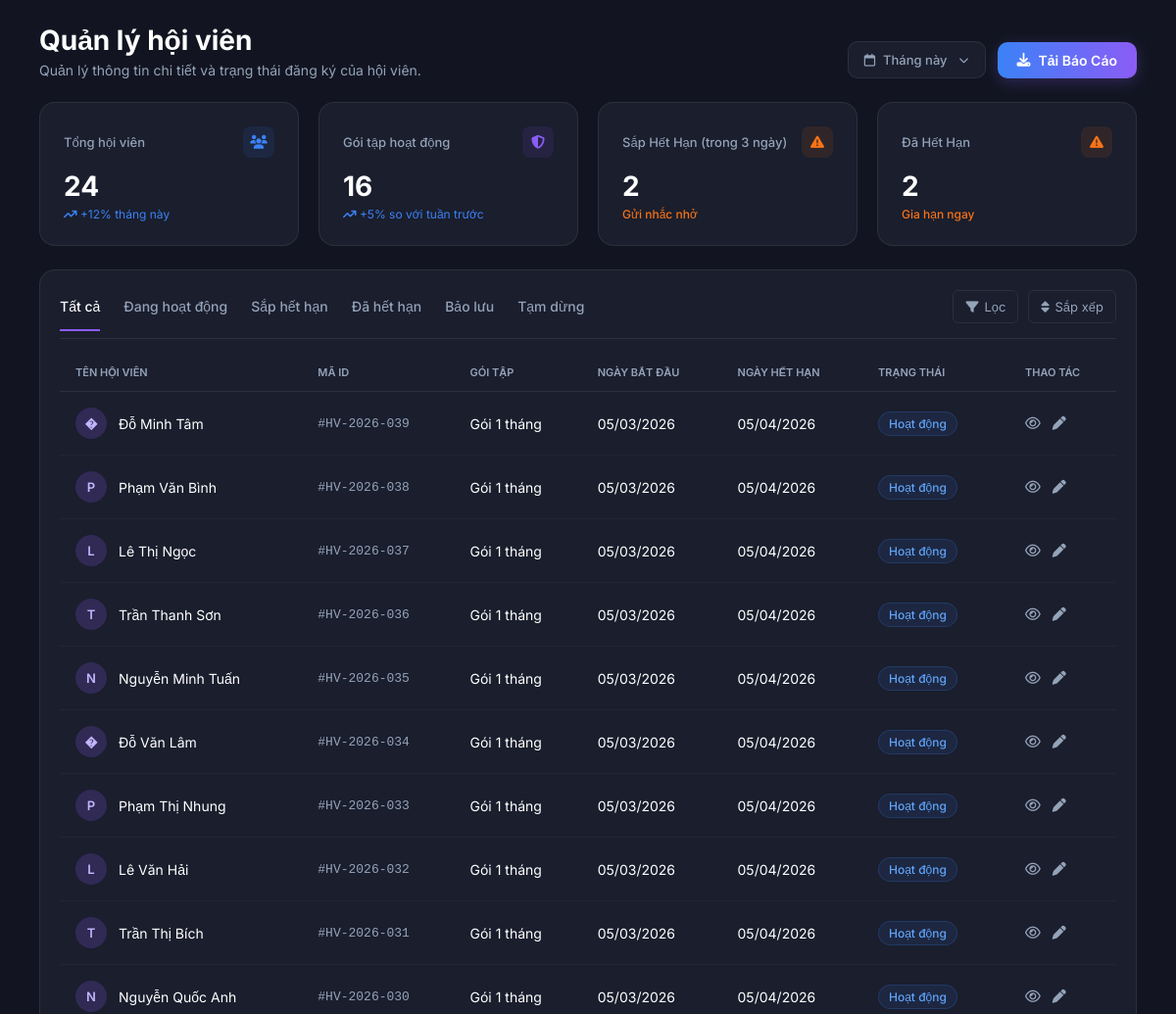
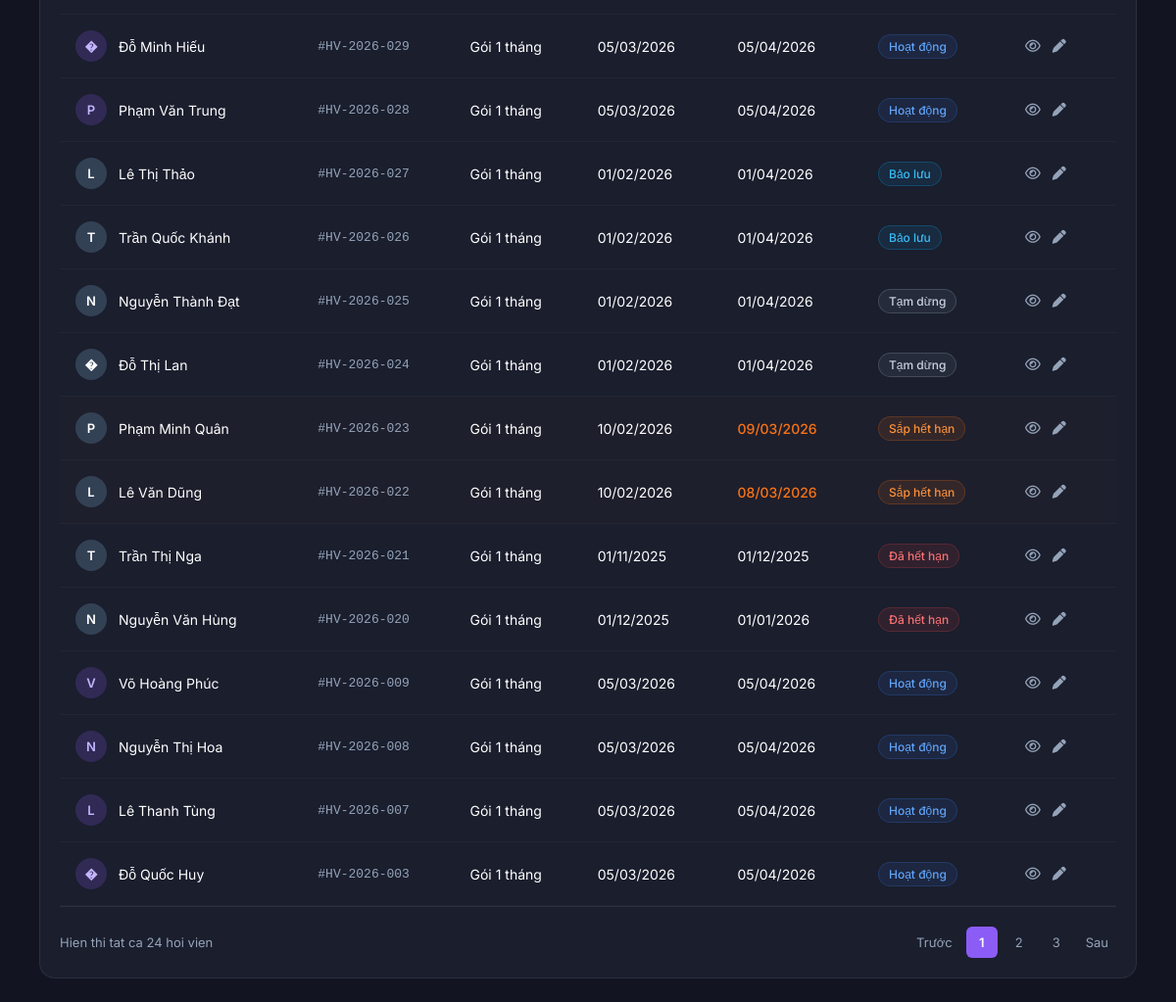
The app's page /Admin/HoiVien.php (signed in) with its own data (2 pictures, top to bottom).
### tables this page shows
CREATE TABLE `hoi_vien` (
  `id` int(11) NOT NULL,
  `ho_ten` varchar(100) NOT NULL,
  `sdt` varchar(15) DEFAULT NULL,
  `email` varchar(100) DEFAULT NULL,
  `ngay_sinh` date DEFAULT NULL,
  `gioi_tinh` varchar(10) DEFAULT NULL,
  `ngay_dang_ky` date DEFAULT curdate(),
  `trang_thai` enum('active','expired') DEFAULT 'active',
  `chu_gym_id` int(11) NOT NULL
);

### Admin/HoiVien.php (the view, shortened to what the rows shown need)
<?php require_once __DIR__ . '/../actions/xuly_HoiVien.php'; ?>
<!DOCTYPE html>
<html lang="vi">
<head>
    <link rel="stylesheet" href="https://cdnjs.cloudflare.com/ajax/libs/font-awesome/6.4.0/css/all.min.css">
</head>
<body>
    <main class="main-content">
        <div class="page-content">
            <div class="page-header">
                <div class="page-title">
                    <h1>Quản lý hội viên</h1>
                </div>
            </div>
            <div class="table-panel">
                <div class="table-wrapper">
                    <table>
                        <thead>
                            <tr>
                                <th>Tên hội viên</th>
                                <th>Mã ID</th>
                                <th>Gói tập</th>
                                <th>Ngày bắt đầu</th>
                                <th>Ngày hết hạn</th>
                                <th>Trạng thái</th>
                                <th>Thao tác</th>
                            </tr>
                        </thead>
                        <tbody>
                            <?php if (!empty($hoiVienRows)): ?>
                                <?php foreach ($hoiVienRows as $member): ?>
                                    <?php
                                        $statusKey = $member['normalized_status'] ?? 'active';
                                        $statusMeta = $statusDisplayMap[$statusKey] ?? ['label' => 'Khong xac dinh', 'badgeClass' => 'paused', 'warningRow' => false];
                                        $memberName = trim((string) ($member['ho_ten'] ?? ''));
                                        $avatarChar = strtoupper(substr($memberName, 0, 1));
                                        $rowClass = !empty($statusMeta['warningRow']) ? 'row-warning' : '';
                                    ?>
                                    <tr
                                        class="<?php echo $rowClass; ?> member-row"
                                        data-member-id="<?php echo (int) ($member['id'] ?? 0); ?>"
                                        data-status="<?php echo htmlspecialchars($statusKey, ENT_QUOTES, 'UTF-8'); ?>"
                                        data-ho-ten="<?php echo htmlspecialchars($memberName !== '' ? $memberName : 'Chua cap nhat', ENT_QUOTES, 'UTF-8'); ?>"
                                        data-ma-id="<?php echo htmlspecialchars((string) ($member['ma_id'] ?? '--'), ENT_QUOTES, 'UTF-8'); ?>"
                                        data-sdt="<?php echo htmlspecialchars((string) ($member['sdt'] ?? '--'), ENT_QUOTES, 'UTF-8'); ?>"
                                        data-email="<?php echo htmlspecialchars((string) (!empty($member['email']) ? $member['email'] : '--'), ENT_QUOTES, 'UTF-8'); ?>"
                                        data-ngay-sinh="<?php echo htmlspecialchars((string) ($member['ngay_sinh_fmt'] ?? '--/--/----'), ENT_QUOTES, 'UTF-8'); ?>"
                                        data-gioi-tinh="<?php echo htmlspecialchars((string) (!empty($member['gioi_tinh']) ? $member['gioi_tinh'] : '--'), ENT_QUOTES, 'UTF-8'); ?>"
                                        data-goi-tap="<?php echo htmlspecialchars((string) ($member['ten_goi'] ?? 'Chua co goi'), ENT_QUOTES, 'UTF-8'); ?>"
                                        data-ngay-bat-dau="<?php echo htmlspecialchars((string) ($member['ngay_bat_dau_fmt'] ?? '--/--/----'), ENT_QUOTES, 'UTF-8'); ?>"
                                        data-ngay-het-han="<?php echo htmlspecialchars((string) ($member['ngay_het_han_fmt'] ?? '--/--/----'), ENT_QUOTES, 'UTF-8'); ?>"
                                        data-trang-thai-label="<?php echo htmlspecialchars((string) $statusMeta['label'], ENT_QUOTES, 'UTF-8'); ?>"
                                        data-face-registered="<?php echo !empty($member['da_dang_ky_khuon_mat']) ? '1' : '0'; ?>"
                                    >
                                        <td>
                                            <div class="user-col">
                                                <div class="avatar <?php echo $statusKey === 'active' ? 'purple' : ''; ?>"><?php echo htmlspecialchars($avatarChar !== '' ? $avatarChar : '?', ENT_QUOTES, 'UTF-8'); ?></div>
                                                <span><?php echo htmlspecialchars($memberName !== '' ? $memberName : 'Chua cap nhat', ENT_QUOTES, 'UTF-8'); ?></span>
                                            </div>
                                        </td>
                                        <td class="code-col"><?php echo htmlspecialchars((string) ($member['ma_id'] ?? '--'), ENT_QUOTES, 'UTF-8'); ?></td>
                                        <td><?php echo htmlspecialchars((string) ($member['ten_goi'] ?? 'Chua co goi'), ENT_QUOTES, 'UTF-8'); ?></td>
                                        <td><?php echo htmlspecialchars((string) ($member['ngay_bat_dau_fmt'] ?? '--/--/----'), ENT_QUOTES, 'UTF-8'); ?></td>
                                        <td class="<?php echo $rowClass !== '' ? 'date-col' : ''; ?>"><?php echo htmlspecialchars((string) ($member['ngay_het_han_fmt'] ?? '--/--/----'), ENT_QUOTES, 'UTF-8'); ?></td>
                                        <td><span class="badge <?php echo htmlspecialchars((string) $statusMeta['badgeClass'], ENT_QUOTES, 'UTF-8'); ?>"><?php echo htmlspecialchars((string) $statusMeta['label'], ENT_QUOTES, 'UTF-8'); ?></span></td>
                                        <td>
                                            <div class="action-btns">
                                                <i class="fa-regular fa-eye js-open-member-detail" title="Xem chi tiết"></i>
                                                <i class="fa-solid fa-pen js-open-member-detail" title="Xem/Cập nhật"></i>
                                            </div>
                                        </td>
                                    </tr>
                                <?php endforeach; ?>
                            <?php endif; ?>
                        </tbody>
                    </table>
                </div>
            </div>
        </div>
    </main>
</body>
</html>

### records on screen
hoi_vien: ho_ten "�", ho_ten "Đỗ Minh Tâm", ma_id "#HV-2026-039", ten_goi "Gói 1 tháng", ngay_bat_dau_fmt "05/03/2026", ngay_het_han_fmt "05/04/2026", label "Hoạt động"
hoi_vien: ho_ten "P", ho_ten "Phạm Văn Bình", ma_id "#HV-2026-038", ten_goi "Gói 1 tháng", ngay_bat_dau_fmt "05/03/2026", ngay_het_han_fmt "05/04/2026", label "Hoạt động"
hoi_vien: ho_ten "L", ho_ten "Lê Thị Ngọc", ma_id "#HV-2026-037", ten_goi "Gói 1 tháng", ngay_bat_dau_fmt "05/03/2026", ngay_het_han_fmt "05/04/2026", label "Hoạt động"
hoi_vien: ho_ten "T", ho_ten "Trần Thanh Sơn", ma_id "#HV-2026-036", ten_goi "Gói 1 tháng", ngay_bat_dau_fmt "05/03/2026", ngay_het_han_fmt "05/04/2026", label "Hoạt động"
hoi_vien: ho_ten "N", ho_ten "Nguyễn Minh Tuấn", ma_id "#HV-2026-035", ten_goi "Gói 1 tháng", ngay_bat_dau_fmt "05/03/2026", ngay_het_han_fmt "05/04/2026", label "Hoạt động"
hoi_vien: ho_ten "�", ho_ten "Đỗ Văn Lâm", ma_id "#HV-2026-034", ten_goi "Gói 1 tháng", ngay_bat_dau_fmt "05/03/2026", ngay_het_han_fmt "05/04/2026", label "Hoạt động"
hoi_vien: ho_ten "P", ho_ten "Phạm Thị Nhung", ma_id "#HV-2026-033", ten_goi "Gói 1 tháng", ngay_bat_dau_fmt "05/03/2026", ngay_het_han_fmt "05/04/2026", label "Hoạt động"
hoi_vien: ho_ten "L", ho_ten "Lê Văn Hải", ma_id "#HV-2026-032", ten_goi "Gói 1 tháng", ngay_bat_dau_fmt "05/03/2026", ngay_het_han_fmt "05/04/2026", label "Hoạt động"
hoi_vien: ho_ten "T", ho_ten "Trần Thị Bích", ma_id "#HV-2026-031", ten_goi "Gói 1 tháng", ngay_bat_dau_fmt "05/03/2026", ngay_het_han_fmt "05/04/2026", label "Hoạt động"
hoi_vien: ho_ten "N", ho_ten "Nguyễn Quốc Anh", ma_id "#HV-2026-030", ten_goi "Gói 1 tháng", ngay_bat_dau_fmt "05/03/2026", ngay_het_han_fmt "05/04/2026", label "Hoạt động"
hoi_vien: ho_ten "�", ho_ten "Đỗ Minh Hiếu", ma_id "#HV-2026-029", ten_goi "Gói 1 tháng", ngay_bat_dau_fmt "05/03/2026", ngay_het_han_fmt "05/04/2026", label "Hoạt động"
hoi_vien: ho_ten "P", ho_ten "Phạm Văn Trung", ma_id "#HV-2026-028", ten_goi "Gói 1 tháng", ngay_bat_dau_fmt "05/03/2026", ngay_het_han_fmt "05/04/2026", label "Hoạt động"
hoi_vien: ho_ten "L", ho_ten "Lê Thị Thảo", ma_id "#HV-2026-027", ten_goi "Gói 1 tháng", ngay_bat_dau_fmt "01/02/2026", ngay_het_han_fmt "01/04/2026", label "Bảo lưu"
hoi_vien: ho_ten "T", ho_ten "Trần Quốc Khánh", ma_id "#HV-2026-026", ten_goi "Gói 1 tháng", ngay_bat_dau_fmt "01/02/2026", ngay_het_han_fmt "01/04/2026", label "Bảo lưu"
hoi_vien: ho_ten "N", ho_ten "Nguyễn Thành Đạt", ma_id "#HV-2026-025", ten_goi "Gói 1 tháng", ngay_bat_dau_fmt "01/02/2026", ngay_het_han_fmt "01/04/2026", label "Tạm dừng"
hoi_vien: ho_ten "�", ho_ten "Đỗ Thị Lan", ma_id "#HV-2026-024", ten_goi "Gói 1 tháng", ngay_bat_dau_fmt "01/02/2026", ngay_het_han_fmt "01/04/2026", label "Tạm dừng"
hoi_vien: ho_ten "P", ho_ten "Phạm Minh Quân", ma_id "#HV-2026-023", ten_goi "Gói 1 tháng", ngay_bat_dau_fmt "10/02/2026", ngay_het_han_fmt "09/03/2026", label "Sắp hết hạn"
hoi_vien: ho_ten "L", ho_ten "Lê Văn Dũng", ma_id "#HV-2026-022", ten_goi "Gói 1 tháng", ngay_bat_dau_fmt "10/02/2026", ngay_het_han_fmt "08/03/2026", label "Sắp hết hạn"
hoi_vien: ho_ten "T", ho_ten "Trần Thị Nga", ma_id "#HV-2026-021", ten_goi "Gói 1 tháng", ngay_bat_dau_fmt "01/11/2025", ngay_het_han_fmt "01/12/2025", label "Đã hết hạn"
hoi_vien: ho_ten "N", ho_ten "Nguyễn Văn Hùng", ma_id "#HV-2026-020", ten_goi "Gói 1 tháng", ngay_bat_dau_fmt "01/12/2025", ngay_het_han_fmt "01/01/2026", label "Đã hết hạn"
hoi_vien: ho_ten "V", ho_ten "Võ Hoàng Phúc", ma_id "#HV-2026-009", ten_goi "Gói 1 tháng", ngay_bat_dau_fmt "05/03/2026", ngay_het_han_fmt "05/04/2026", label "Hoạt động"
hoi_vien: ho_ten "N", ho_ten "Nguyễn Thị Hoa", ma_id "#HV-2026-008", ten_goi "Gói 1 tháng", ngay_bat_dau_fmt "05/03/2026", ngay_het_han_fmt "05/04/2026", label "Hoạt động"
hoi_vien: ho_ten "L", ho_ten "Lê Thanh Tùng", ma_id "#HV-2026-007", ten_goi "Gói 1 tháng", ngay_bat_dau_fmt "05/03/2026", ngay_het_han_fmt "05/04/2026", label "Hoạt động"
hoi_vien: ho_ten "�", ho_ten "Đỗ Quốc Huy", ma_id "#HV-2026-003", ten_goi "Gói 1 tháng", ngay_bat_dau_fmt "05/03/2026", ngay_het_han_fmt "05/04/2026", label "Hoạt động"

### other values on screen
$tongHoiVienFormatted "24"
$hoiVienDangHoatDongFormatted "16"
$hoiVienSapHetHanFormatted "2"
$hoiVienDaHetHanFormatted "2"
